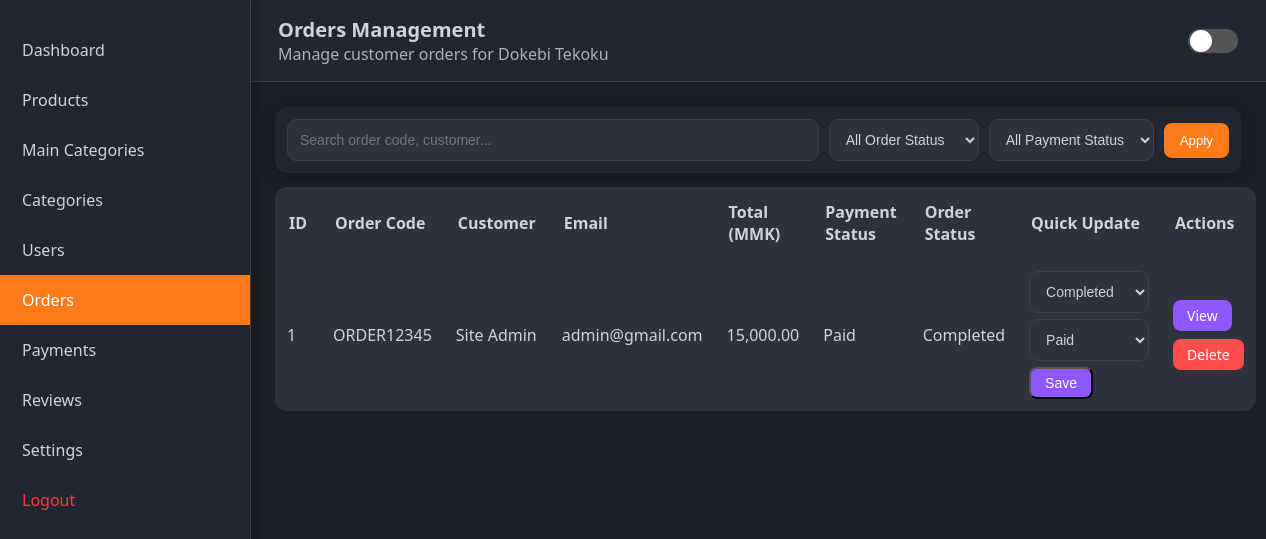
Page /admin/orders_manage.php (signed in) on the committed database.
### tables this page shows
CREATE TABLE orders (
  id INT(10) UNSIGNED NOT NULL AUTO_INCREMENT,
  user_id INT(10) UNSIGNED NOT NULL,
  order_code VARCHAR(50) NOT NULL UNIQUE,
  total_amount DECIMAL(10,2) NOT NULL,
  payment_method VARCHAR(50) DEFAULT 'KBZPay',
  payment_status ENUM('pending','paid','failed','refunded') DEFAULT 'pending',
  order_status ENUM('pending','processing','completed','cancelled','refunded') DEFAULT 'pending',
  created_at TIMESTAMP DEFAULT current_timestamp(),
  PRIMARY KEY (id),
  FOREIGN KEY (user_id) REFERENCES users(id)
);

CREATE TABLE users (
  id              INT(10) UNSIGNED NOT NULL AUTO_INCREMENT,
  name            VARCHAR(100) NOT NULL,
  username        VARCHAR(50) NOT NULL UNIQUE,
  email           VARCHAR(150) NOT NULL UNIQUE,
  password        VARCHAR(255) NOT NULL,
  role            ENUM('user','admin') NOT NULL DEFAULT 'user',
  phone           VARCHAR(30) DEFAULT NULL,
  address         TEXT DEFAULT NULL,
  profile_image   VARCHAR(255) DEFAULT 'default_user.png',
  status          ENUM('active','blocked') DEFAULT 'active',
  created_at      TIMESTAMP NOT NULL DEFAULT current_timestamp(),
  updated_at      TIMESTAMP NOT NULL DEFAULT current_timestamp() ON UPDATE current_timestamp(),
  PRIMARY KEY (id)
);

### admin/orders_manage.php (the view, shortened to what this page needs)
<?php
require_once "../db/connection.php";
$search         = trim($_GET['q'] ?? '');
$page    = max(1, (int)($_GET['page'] ?? 1));
$perPage = 10;
$offset  = ($page - 1) * $perPage;
$where  = [];
$whereSql = $where ? ('WHERE ' . implode(' AND ', $where)) : '';
$sql = "
    SELECT o.*, u.name AS customer_name, u.email AS customer_email
    FROM orders o
    JOIN users u ON o.user_id = u.id
    $whereSql
    ORDER BY o.id DESC
    LIMIT :limit OFFSET :offset
";
$stmt = $conn->prepare($sql);
$stmt->bindValue(':limit', $perPage, PDO::PARAM_INT);
$stmt->bindValue(':offset', $offset, PDO::PARAM_INT);
$stmt->execute();
$orders = $stmt->fetchAll(PDO::FETCH_ASSOC);
$pageTitle = "Orders Management";
$pageSubtitle = "Manage customer orders for Dokebi Tekoku";
?>
<!DOCTYPE html>
<html>
<head>
    <link rel="stylesheet" href="../assets/css/admin.css">
</head>
<body>
<div class="sidebar">
    <a href="dashboard.php">Dashboard</a>
    <a href="products_manage.php">Products</a>
    <a href="main_categories_management.php">Main Categories</a>
    <a href="categories_management.php">Categories</a>
    <a href="users_manage.php">Users</a>
    <a href="orders_manage.php" class="active-link">Orders</a>
    <a href="payments_manage.php">Payments</a>
    <a href="reviews_manage.php">Reviews</a>
    <a href="settings.php">Settings</a>
    <a href="../auth/logout.php" style="color:#ff3b3b;">Logout</a>
</div>
<div class="topbar">
    <div>
        <strong style="font-size:20px;"><?= $pageTitle ?></strong>
        <p style="margin:0; opacity:0.8;"><?= $pageSubtitle ?></p>
    </div>
    <div class="switch-container">
        <div class="switch-toggle" onclick="toggleMode()"></div>
    </div>
</div>
<div class="content">
<form method="get" class="filter-bar">
    <input class="filter-input" type="search" name="q" value="<?= htmlspecialchars($search) ?>" placeholder="Search order code, customer...">
    <select class="filter-select" name="order_status">
        <option value="">All Order Status</option>
    </select>
    <select class="filter-select" name="payment_status">
        <option value="">All Payment Status</option>
    </select>
    <button class="btn-orange" type="submit">Apply</button>
</form>
<table>
    <tr>
        <th>ID</th>
        <th>Order Code</th>
        <th>Customer</th>
        <th>Email</th>
        <th>Total (MMK)</th>
        <th>Payment Status</th>
        <th>Order Status</th>
        <th>Quick Update</th>
        <th>Actions</th>
    </tr>
    <?php foreach ($orders as $o): ?>
    <tr>
        <td><?= $o['id'] ?></td>
        <td><?= htmlspecialchars($o['order_code']) ?></td>
        <td><?= htmlspecialchars($o['customer_name']) ?></td>
        <td><?= htmlspecialchars($o['customer_email']) ?></td>
        <td><?= number_format($o['total_amount'],2) ?></td>
        <td><?= ucfirst($o['payment_status']) ?></td>
        <td><?= ucfirst($o['order_status']) ?></td>
        <td>
            <form method="post" style="display:flex;gap:6px;align-items:center;flex-wrap:wrap;">
                <select name="order_status" class="filter-select select-compact">
                    <?php foreach (['pending','processing','completed','cancelled','refunded'] as $opt): ?>
                        <option value="<?= $opt ?>" <?= $o['order_status']===$opt?'selected':''; ?>><?= ucfirst($opt) ?></option>
                    <?php endforeach; ?>
                </select>
                <select name="payment_status" class="filter-select select-compact">
                    <?php foreach (['pending','paid','failed','refunded'] as $opt): ?>
                        <option value="<?= $opt ?>" <?= $o['payment_status']===$opt?'selected':''; ?>><?= ucfirst($opt) ?></option>
                    <?php endforeach; ?>
                </select>
                <button class="action-btn btn-edit" type="submit" name="quick_update">Save</button>
            </form>
        </td>
        <td>
            <div class="action-stack">
                <a href="order_view.php?id=<?= $o['id'] ?>"
                   class="action-btn btn-edit">View</a>
                <a href="?delete=<?= $o['id'] ?>"
                   class="action-btn btn-delete"
                   onclick="return confirm('Delete this order?');">
                   Delete
                </a>
            </div>
        </td>
    </tr>
        <?php endforeach; ?>
</table>
</div>
</body>
</html>

### assets/css/admin.css (style rules this page uses)
:root { --bg: #1b1f27; --panel: #212631; --panel-2: #2d323d; --text: #d2d3d7; --border: #3c414d; --accent-orange: #ff7a18; --accent-purple: #8f57ff; --accent-mint: #4ef0c2; --light-bg: #ece7ff; --light-panel: #ffffff; --light-panel-2: #f2f1ff; --light-text: #2c2f38; --light-border: #c6c0e8; --transition: 0.35s; }
body { background: var(--bg); color: var(--text); font-family: "Segoe UI", Arial, sans-serif; margin: 0; transition: background var(--transition), color var(--transition); }
.sidebar { width: 250px; height: 100vh; background: var(--panel); position: fixed; top: 0; left: 0; border-right: 1px solid var(--border); box-shadow: 4px 0 12px rgba(0,0,0,0.25); padding-top: 25px; transition: background var(--transition), color var(--transition); }
.sidebar a { display: block; padding: 14px 22px; text-decoration: none; color: var(--text); font-size: 16px; transition: 0.25s; }
.sidebar a.active-link { background: var(--accent-orange); color: #fff !important; }
.topbar { margin-left: 250px; background: var(--panel); color: var(--text); padding: 16px 28px; border-bottom: 1px solid var(--border); display: flex; justify-content: space-between; align-items: center; transition: background var(--transition), color var(--transition); }
.content { margin-left: 250px; padding: 25px; }
.btn-orange { display: inline-block; padding: 10px 16px; background: var(--accent-orange); color: #fff; border-radius: 8px; text-decoration: none; cursor: pointer; transition: 0.25s; border: none; }
table { width: 100%; border-collapse: collapse; background: var(--panel); border-radius: 12px; overflow: hidden; }
th { background: var(--panel-2); padding: 14px; text-align: left; color: var(--text); }
td { padding: 12px; color: var(--text); }
tr:nth-child(even) { background: var(--panel-2); }
.switch-container { display: flex; align-items: center; gap: 0; }
.switch-toggle { width: 50px; height: 24px; background: #555; border-radius: 50px; position: relative; cursor: pointer; transition: background var(--transition); }
.switch-toggle::after { content: ""; width: 22px; height: 22px; background: #fff; border-radius: 50%; position: absolute; top: 1px; left: 2px; transition: transform var(--transition); }
.action-btn { padding: 6px 14px; border-radius: 8px; text-decoration: none; font-size: 14px; font-weight: 500; transition: 0.25s; display: inline-block; }
.btn-edit { background: var(--accent-purple); color: #fff; }
.btn-delete { background: #ff4c4c; color: white; }
.filter-bar { display: flex; gap: 10px; align-items: center; flex-wrap: wrap; padding: 12px; margin-bottom: 14px; background: var(--panel); border-radius: 12px; box-shadow: 0 4px 14px rgba(0,0,0,0.25); }
.filter-input, .filter-select { min-height: 42px; border: 1px solid var(--border); border-radius: 10px; background: var(--panel-2); color: var(--text); padding: 0 12px; font-size: 14px; }
.filter-input { flex: 1; min-width: 220px; height: 42px; }
.filter-select { min-width: 150px; }
.select-compact { min-width: 120px; height: 38px; }
.action-stack { display: flex; gap: 8px; align-items: center; flex-wrap: wrap; }

### rows in the picture
orders: id "1", order_code "ORDER12345", user.name "Site Admin", user.email "admin@gmail.com", total_amount "15,000.00", payment_status "Paid", order_status "Completed"

### other values in the picture
$pageTitle "Orders Management"
$pageSubtitle "Manage customer orders for Dokebi Tekoku"
